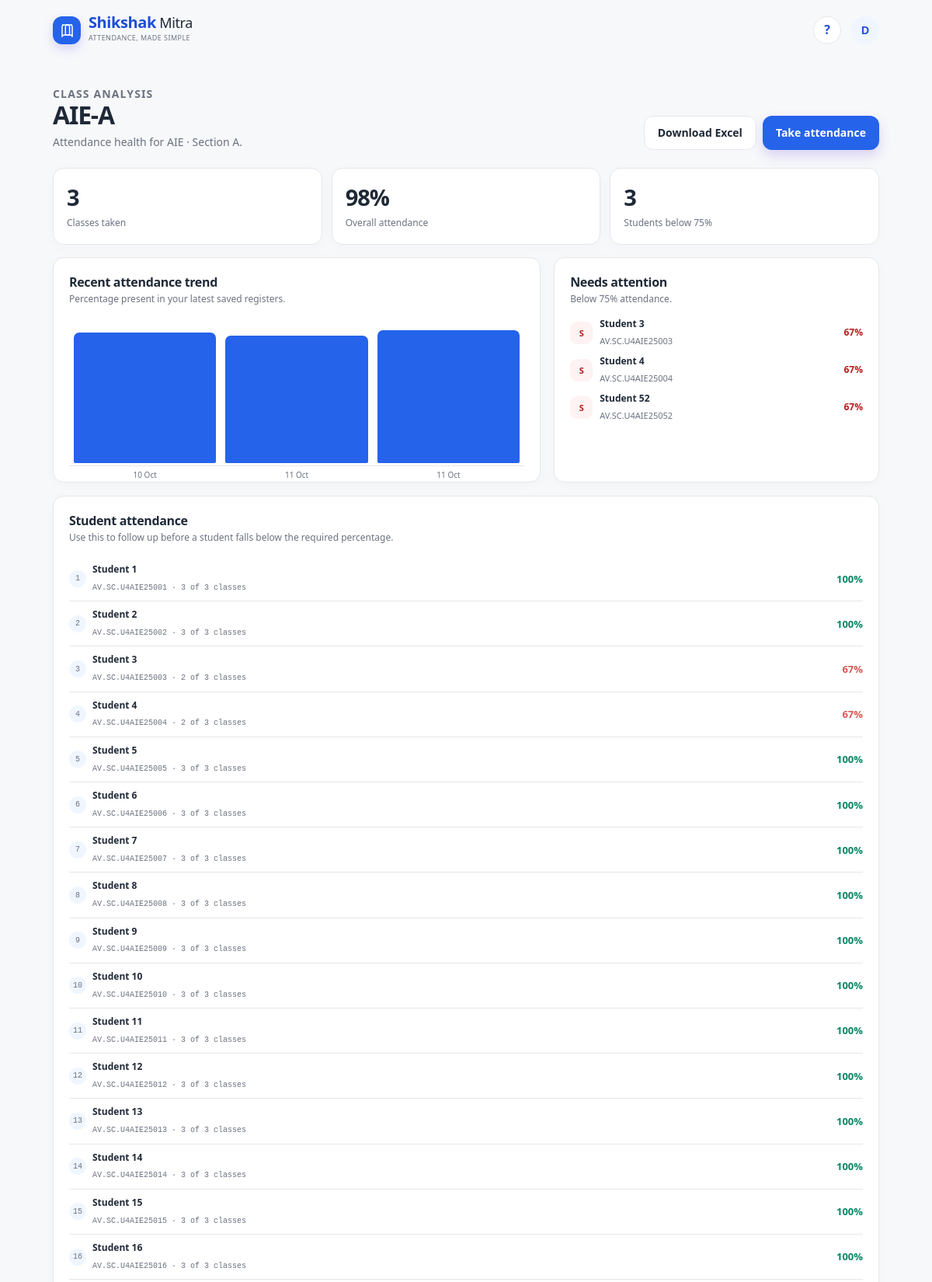
Screenshot of /classes/2/insights/ (signed in, upper part) with the database file from the repository.
### academy/models.py (models this page shows, shortened)
class CourseClass(models.Model):
    class Branch(models.TextChoices):
        AIE = "AIE", "AIE · Artificial Intelligence Engineering"
        CSE = "CSE", "CSE · Computer Science Engineering"
        CCE = "CCE", "CCE · Computer & Communication Engineering"
        AIDS = "AIDS", "AIDS · AI & Data Science"
        QC = "QC", "QC · Quantum Computing"
        ECE = "ECE", "ECE · Electronics & Communication Engineering"
        CUSTOM = "CUSTOM", "Custom programme"
    SCHOOL_PREFIX = {
        "AIE": "AV.SC.U4", "CSE": "AV.SC.U4",
        "CCE": "AV.EN.U4", "AIDS": "AV.EN.U4",
        "QC": "AV.EN.U4", "ECE": "AV.EN.U4", "CUSTOM": "AV.U4",
    }
    teacher = models.ForeignKey(settings.AUTH_USER_MODEL, on_delete=models.CASCADE, related_name="teaching_classes")
    name = models.CharField(max_length=100)
    branch = models.CharField(max_length=10, choices=Branch.choices)
    batch_year = models.PositiveSmallIntegerField()
    section = models.CharField(max_length=1, default="A")
    student_count = models.PositiveSmallIntegerField(default=0)
    colour = models.CharField(max_length=7, default="#6D4AFF")
    is_archived = models.BooleanField(default=False)
    created_at = models.DateTimeField(auto_now_add=True)
    class Meta:
        ordering = ["branch", "batch_year", "section", "name"]
        constraints = [
            models.UniqueConstraint(fields=["teacher", "name"], name="unique_class_name_per_teacher"),
        ]

class Student(models.Model):
    course_class = models.ForeignKey(CourseClass, on_delete=models.CASCADE, related_name="students")
    roll_number = models.CharField(max_length=40)
    name = models.CharField(max_length=120)
    email = models.EmailField(blank=True)
    serial_number = models.PositiveSmallIntegerField(default=1)
    active = models.BooleanField(default=True)
    created_at = models.DateTimeField(auto_now_add=True)
    class Meta:
        ordering = ["serial_number", "name"]
        constraints = [
            models.UniqueConstraint(fields=["course_class", "roll_number"], name="unique_roll_per_class"),
        ]
        indexes = [models.Index(fields=["course_class", "active"])]

### academy/views.py (the view)
# urls.py: path("classes/<int:class_id>/insights/", views.insights, name="insights"),
@teacher_required
def insights(request, class_id):
    course_class = _owned_class(request, class_id)
    stats = _class_stats(course_class)
    sessions = course_class.attendance_sessions.all().prefetch_related("records")[:10]
    trend = []
    total_students = stats["students"] or 1
    for item in reversed(list(sessions)):
        present = sum(1 for r in item.records.all() if r.status in {"P", "L", "E"})
        trend.append({"label": item.date.strftime("%d %b"), "rate": round(present / total_students * 100), "present": present})
    return render(request, "academy/insights.html", {"course_class": course_class, "stats": stats, "trend": trend})

### academy/views.py (called while the page is built)
def _owned_class(request, class_id):
    return get_object_or_404(CourseClass, pk=class_id, teacher=request.user)

### academy/templates/academy/insights.html (shortened to what this page needs)
{% extends 'academy/base.html' %}
{% block content %}
<div class="page-heading"><div><p class="eyebrow">Class analysis</p><h1>{{ course_class.name }}</h1><p>Attendance health for {{ course_class.branch }} · Section {{ course_class.section }}.</p></div><div style="display:flex;gap:8px"><a href="{% url 'export_xlsx' course_class.id %}" class="btn btn-plain">Download Excel</a><a href="{% url 'class_detail' course_class.id %}" class="btn btn-primary">Take attendance</a></div></div>
<div class="report-grid">
  <article class="panel big-stat"><strong>{{ stats.sessions }}</strong><span>Classes taken</span></article>
  <article class="panel big-stat"><strong>{{ stats.overall_rate }}%</strong><span>Overall attendance</span></article>
  <article class="panel big-stat"><strong>{{ stats.at_risk|length }}</strong><span>Students below 75%</span></article>
</div>
<div class="insights-grid">
  <section class="panel"><div class="panel-heading"><div><h2>Recent attendance trend</h2><p>Percentage present in your latest saved registers.</p></div></div><div class="chart">{% for point in trend %}<div class="bar" title="{{ point.label }}: {{ point.rate }}%"><i style="height:{{ point.rate }}%"></i><span>{{ point.label }}</span></div>{% empty %}<p class="muted">Save your first register to begin seeing trends.</p>{% endfor %}</div></section>
  <section class="panel"><div class="panel-heading"><div><h2>Needs attention</h2><p>Below 75% attendance.</p></div></div><div class="risk-list">{% for row in stats.at_risk|slice:':6' %}<div class="risk-row"><span class="initial">{{ row.student.name|slice:':1'|upper }}</span><div><strong>{{ row.student.name }}</strong><span>{{ row.student.roll_number }}</span></div><em>{{ row.rate }}%</em></div>{% empty %}<p class="muted">Wonderful — no student is below the threshold.</p>{% endfor %}</div></section>
</div>
<section class="panel" style="margin-top:17px"><div class="panel-heading"><div><h2>Student attendance</h2><p>Use this to follow up before a student falls below the required percentage.</p></div></div><div class="roster" style="max-height:none">{% for row in stats.student_rows %}<div class="roster-row"><span class="roster-num">{{ row.student.serial_number }}</span><div><strong>{{ row.student.name }}</strong><span>{{ row.student.roll_number }} · {{ row.attended }} of {{ stats.sessions }} classes</span></div><strong style="color:{% if row.rate < 75 %}#d95752{% else %}#078664{% endif %};font-size:13px">{{ row.rate }}%</strong></div>{% endfor %}</div></section>
{% endblock %}

### academy/templates/academy/base.html (shortened to what this page needs)
{% load static %}
<!doctype html>
<html lang="en">
<head>
  <link rel="stylesheet" href="{% static 'academy/styles.css' %}">
</head>
<body>
  <div class="shell">
    <header class="topbar">
      <a class="brand" href="{% url 'dashboard' %}" aria-label="Shikshak Mitra home">
        <span class="brand-mark" aria-hidden="true">
          <svg viewBox="0 0 24 24"><path d="M4.5 4.5h8a3 3 0 0 1 3 3v12h-8a3 3 0 0 0-3 3v-15a3 3 0 0 1 3-3Z"/><path d="M19.5 4.5h-7a3 3 0 0 0-3 3v12h7a3 3 0 0 1 3 3v-15a3 3 0 0 0-3-3Z"/></svg>
        </span>
        <span><b>Shikshak</b> Mitra<small>Attendance, made simple</small></span>
      </a>
      <div class="top-actions">
        <a class="icon-button hide-mobile" title="Help" href="#guide">?</a>
        <button class="avatar" type="button" aria-label="Teacher profile">{{ request.user.first_name|default:"T"|slice:":1"|upper }}</button>
      </div>
    </header>
    <main class="main-content">
      {% block content %}{% endblock %}
    </main>
  </div>
</body>
</html>

### rows the page displays
CourseClass: name "AIE-A", branch "AIE", section "A"
Student: student.name "S", student.name "Student 3", student.roll_number "AV.SC.U4AIE25003", rate "67", student.serial_number "3", attended "2", sessions "3"
Student: student.name "S", student.name "Student 4", student.roll_number "AV.SC.U4AIE25004", rate "67", student.serial_number "4", attended "2", sessions "3"
Student: student.name "S", student.name "Student 52", student.roll_number "AV.SC.U4AIE25052", rate "67"
Student: student.serial_number "1", student.name "Student 1", student.roll_number "AV.SC.U4AIE25001", attended "3", sessions "3", rate "100"
Student: student.serial_number "2", student.name "Student 2", student.roll_number "AV.SC.U4AIE25002", attended "3", sessions "3", rate "100"
Student: student.serial_number "5", student.name "Student 5", student.roll_number "AV.SC.U4AIE25005", attended "3", sessions "3", rate "100"
Student: student.serial_number "6", student.name "Student 6", student.roll_number "AV.SC.U4AIE25006", attended "3", sessions "3", rate "100"
Student: student.serial_number "7", student.name "Student 7", student.roll_number "AV.SC.U4AIE25007", attended "3", sessions "3", rate "100"
Student: student.serial_number "8", student.name "Student 8", student.roll_number "AV.SC.U4AIE25008", attended "3", sessions "3", rate "100"
Student: student.serial_number "9", student.name "Student 9", student.roll_number "AV.SC.U4AIE25009", attended "3", sessions "3", rate "100"
Student: student.serial_number "10", student.name "Student 10", student.roll_number "AV.SC.U4AIE25010", attended "3", sessions "3", rate "100"
Student: student.serial_number "11", student.name "Student 11", student.roll_number "AV.SC.U4AIE25011", attended "3", sessions "3", rate "100"
Student: student.serial_number "12", student.name "Student 12", student.roll_number "AV.SC.U4AIE25012", attended "3", sessions "3", rate "100"
Student: student.serial_number "13", student.name "Student 13", student.roll_number "AV.SC.U4AIE25013", attended "3", sessions "3", rate "100"
Student: student.serial_number "14", student.name "Student 14", student.roll_number "AV.SC.U4AIE25014", attended "3", sessions "3", rate "100"
Student: student.serial_number "15", student.name "Student 15", student.roll_number "AV.SC.U4AIE25015", attended "3", sessions "3", rate "100"
Student: student.serial_number "16", student.name "Student 16", student.roll_number "AV.SC.U4AIE25016", attended "3", sessions "3", rate "100"

### other values shown
{{ request.user.first_name|default:"T"|slice:":1"|upper }} "D"
{{ stats.sessions }} "3"
{{ stats.overall_rate }} "98"
{{ stats.at_risk|length }} "3"
{{ point.label }} "10 Oct" "11 Oct" "11 Oct"
